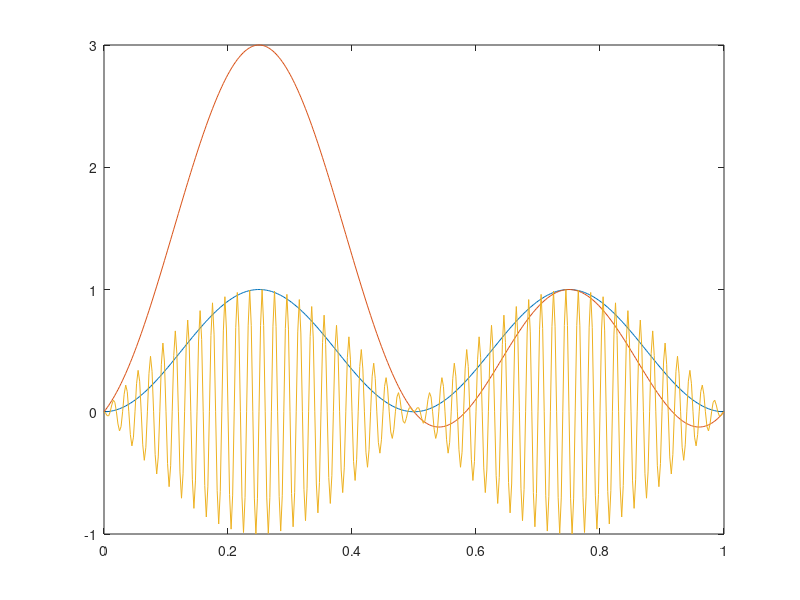

This figure's MATLAB source:
clear all;

f = 400;
Tsample = 1/f;
t = 0:Tsample:1;
A = 1;
x = sin(2*pi*t);
y1 = x.^2;
y2 = x.*(1+2*x);
y3 = x.*sin(2*pi*350.*t);
plot(t,y1,t,y2,t,y3);
n1 = .5;
x2 = 12*n1 + 12*n1 - 24*n1; %Proves Linearity

%Because all three yx's meet at the center at .5
%-------------------------------------------------------------------------%
p = -1:.001:1;
p1 = conv(p,p);
p2 = conv(p1,p1);
